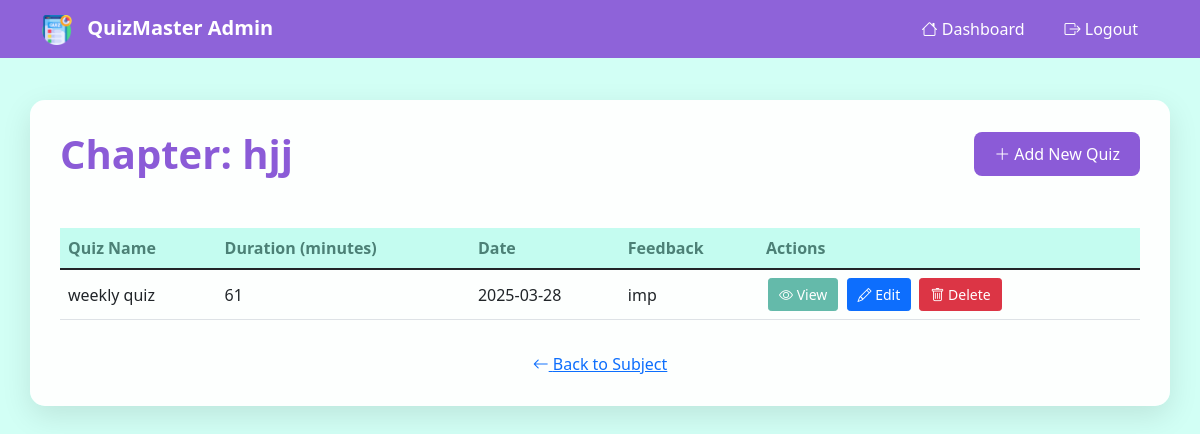
The app's page /view_chapter/1 (signed in) with its own data.
### main.py (models this page shows)
class Chapter(db.Model):
    id = db.Column(db.Integer, primary_key=True)
    name = db.Column(db.String(60),nullable=False)
    description = db.Column(db.String(120), nullable=False)
    subject_id = db.Column(db.Integer, db.ForeignKey('subject.id'), nullable=False)
    subjects = db.relationship('Subject', back_populates = 'sub_chapter')
    chap_quiz = db.relationship('Quiz', back_populates = 'chapter',cascade = 'all, delete-orphan')

class Quiz(db.Model):
    id = db.Column(db.Integer, primary_key=True)
    name = db.Column(db.String(60),nullable=False)
    quiz_time_duration = db.Column(db.Integer,nullable = False)
    quiz_date = db.Column(db.Date, nullable = False)
    chapter_id = db.Column(db.Integer, db.ForeignKey('chapter.id'), nullable=False)
    feedback = db.Column(db.String(250), nullable=True)
    chapter = db.relationship('Chapter', back_populates = 'chap_quiz')
    qsns = db.relationship('Question', back_populates = 'quiz',cascade = 'all, delete-orphan')
    score = db.relationship('Scores', back_populates = 'quiz',cascade = 'all, delete-orphan')

### main.py (the view)
@app.route('/view_chapter/<int:chapter_id>',methods=['GET','POST'])
def view_chapter(chapter_id):
    if 'admin' in session:
        chapter_to_view = Chapter.query.filter_by(id=chapter_id).first()
        quizzes = Quiz.query.filter_by(chapter_id=chapter_id).all()
        return render_template('chapter_view.html',
                             chapter=chapter_to_view,
                             quiz_created=quizzes)
    return redirect(url_for('login'))

### templates/chapter_view.html (shortened to what this page needs)
<!DOCTYPE html>
<html lang="en">
<head>
    <link href="https://cdn.jsdelivr.net/npm/bootstrap@5.1.3/dist/css/bootstrap.min.css" rel="stylesheet">
    <link rel="stylesheet" href="https://cdn.jsdelivr.net/npm/bootstrap-icons@1.7.2/font/bootstrap-icons.css">
    <link rel="stylesheet" href="{{ url_for('static', filename='admin-styles.css') }}">
</head>
<body>
    <nav class="navbar navbar-expand-lg navbar-dark fixed-top">
        <div class="container">
            <a class="navbar-brand" href="#">
                <img src="static\logo.png" alt="QuizMaster Logo" class="nav-logo">
                QuizMaster Admin
            </a>
            <div class="collapse navbar-collapse" id="navbarNav">
                <ul class="navbar-nav ms-auto">
                    <li class="nav-item">
                        <a class="nav-link" href="{{ url_for('admin_dashboard') }}">
                            <i class="bi bi-house"></i> Dashboard
                        </a>
                    </li>
                    <li class="nav-item">
                        <a class="nav-link" href="{{ url_for('login') }}">
                            <i class="bi bi-box-arrow-right"></i> Logout
                        </a>
                    </li>
                </ul>
            </div>
        </div>
    </nav>
    <div class="container main-content">
        <div class="dashboard-header">
            <h1>Chapter: {{ chapter.name }}</h1>
            <a href="{{ url_for('create_quiz', chapter_id=chapter.id) }}" class="add-subject-btn">
                <i class="bi bi-plus-lg"></i> Add New Quiz
            </a>
        </div>
        <div class="table-responsive">
            <table class="table table-hover">
                <thead>
                    <tr>
                        <th>Quiz Name</th>
                        <th>Duration (minutes)</th>
                        <th>Date</th>
                        <th>Feedback</th>
                        <th>Actions</th>
                    </tr>
                </thead>
                <tbody>
                    {% if quiz_created %}
                        {% for quiz in quiz_created %}
                        <tr>
                            <td>{{ quiz.name }}</td>
                            <td>{{ quiz.quiz_time_duration }}</td>
                            <td>{{ quiz.quiz_date.strftime('%Y-%m-%d') }}</td>
                            <td>{{ quiz.feedback }}</td>
                            <td class="action-buttons">
                                <a href="{{ url_for('view_quiz', quiz_id=quiz.id) }}" class="btn btn-success btn-sm">
                                    <i class="bi bi-eye"></i> View
                                </a>
                                <a href="{{ url_for('edit_quiz', quiz_id=quiz.id) }}" class="btn btn-primary btn-sm">
                                    <i class="bi bi-pencil"></i> Edit
                                </a>
                                <form action="{{ url_for('delete_quiz', quiz_id=quiz.id) }}" method="POST" class="d-inline">
                                    <button type="submit" class="btn btn-danger btn-sm"
                                            onclick="return confirm('Are you sure you want to delete this quiz?')">
                                        <i class="bi bi-trash"></i> Delete
                                    </button>
                                </form>
                            </td>
                        </tr>
                        {% endfor %}
                    {% else %}
                        <tr>
                            <td colspan="5" class="text-center">No quizzes available for this chapter.</td>
                        </tr>
                    {% endif %}
                </tbody>
            </table>
        </div>
        <div class="text-center mt-3">
            <a href="{{ url_for('view_subject', sub_id=chapter.subject_id) }}" class="back-link">
                <i class="bi bi-arrow-left"></i> Back to Subject
            </a>
        </div>
    </div>
</body>
</html>

### static/admin-styles.css (style rules this page uses)
:root { --primary: #8b5bd7; --secondary: #64baaa; --light: #c4fcf0; --dark: #4c8076; }
body { background-color: #d2fff5; min-height: 100vh; padding-top: 80px; }
.navbar { background-color: rgba(139, 91, 215, 0.95) !important; backdrop-filter: blur(10px); }
.nav-logo { width: 30px; height: 30px; margin-right: 10px; }
.navbar-brand { font-weight: 600; color: white !important; }
.nav-link { color: white !important; padding: 8px 15px !important; margin: 0 5px; border-radius: 20px; transition: all 0.3s ease; }
.main-content { background: rgba(255, 255, 255, 0.95); border-radius: 15px; padding: 30px; box-shadow: 0 10px 30px rgba(0, 0, 0, 0.1); margin-top: 20px; }
.dashboard-header { display: flex; justify-content: space-between; align-items: center; margin-bottom: 30px; }
.dashboard-header h1 { color: var(--primary); font-weight: 700; margin: 0; }
.add-subject-btn { background-color: var(--primary); color: white; padding: 10px 20px; border-radius: 8px; text-decoration: none; transition: all 0.3s ease; }
.table { margin-top: 20px; }
.table thead th { background-color: var(--light); color: var(--dark); font-weight: 600; border: none; }
.action-buttons { white-space: nowrap; }
.action-buttons .btn { margin: 0 2px; padding: 5px 10px; }
.btn-success { background-color: var(--secondary); border-color: var(--secondary); }
.table td { vertical-align: middle; }
.table td:nth-child(2) { white-space: pre-line; max-width: 300px; }

### records on screen
Chapter: name "hjj"
Quiz: name "weekly quiz", quiz_time_duration "61", quiz_date "2025-03-28", feedback "imp"
